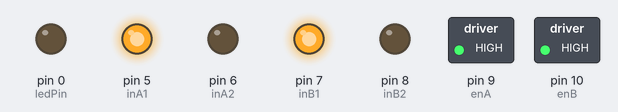
A sketch run on a simulated Arduino Uno, built with avr-gcc and run on an emulated ATmega328P. On the bench: switched loads named in the sketch (green lamp = pin HIGH), output pins drawn as LEDs (lit = HIGH).

Above: at 2.5 s.
At 7.5 s:
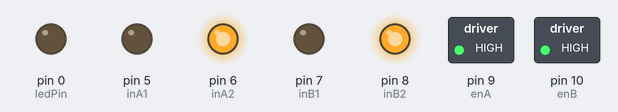
At 12.5 s:
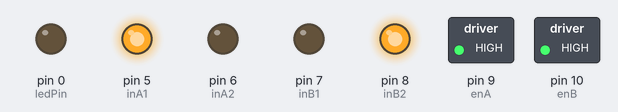
At 17.5 s:
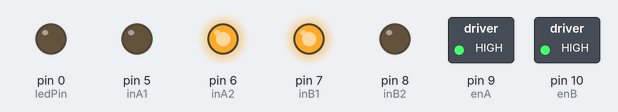
At 22.5 s:
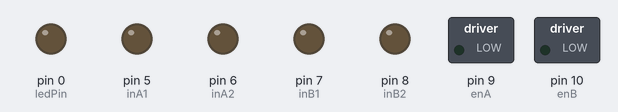
Timing chart, 0 to 32.5 s (numbered marks = the images above):
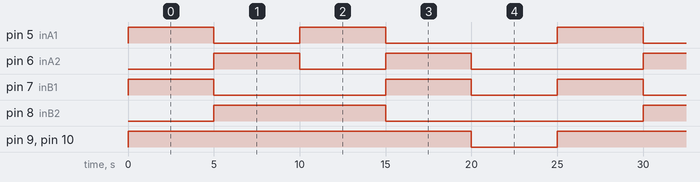

The sketch:

test_motor.ino
```cpp
//Solve Maze Bot
//TEAM - Aman Jain, Naman Arora, Namit Jain, Nandeesh Gupta

// connect motor controller pins to Arduino digital pins
// motor one
const int enA = 9;  //with PWM
const int inA1 = 5;  //digital
const int inA2 = 6;  //digital
// motor two
const int enB = 10;  //with PWM
const int inB1 = 7; //digital
const int inB2 = 8; //digital
const int lineFollowSensor0 = 2;
const int lineFollowSensor1 = 3;
const int lineFollowSensor2 = 4;
const int lineFollowSensor3 = 11;
const int lineFollowSensor4 = 12;
//const byte buttonPin = A0;
const byte ledPin = 0;
int LFSensor[5]={0, 0, 0, 0, 0};
int error=0,P=0,I=0,D=0,previousError=0,PIDvalue=0;
int iniMotorPower=200;
const int Kp=50, Ki=25, Kd=25;
const int STOPPED = 0;
const int FOLLOWING_LINE = 1;
const int NO_LINE = 2;
int mode = FOLLOWING_LINE;

void motorA(int speed=0)
{
    // turn on motor A
    if(speed>0)
    {
        digitalWrite(inA1, HIGH);
        digitalWrite(inA2, LOW);
    }
    else if(speed<0)
    {
        digitalWrite(inA1, LOW);
        digitalWrite(inA2, HIGH);
    }
    else
    {
        digitalWrite(inA1, LOW);
        digitalWrite(inA2, LOW);
    }
    // set speed to speed out of possible range 0~255
    analogWrite(enA, abs(speed)%256);
}

void motorB(int speed=0)
{
    if(speed>0)
    {
        digitalWrite(inB1, HIGH);
        digitalWrite(inB2, LOW);
    }
    else if(speed<0)
    {
        digitalWrite(inB1, LOW);
        digitalWrite(inB2, HIGH);
    }
    else
    {
        digitalWrite(inB1, LOW);
        digitalWrite(inB2, LOW);
    }
    analogWrite(enB, abs(speed)%256);
}

void botLeft(int time=0)
{
    motorA(-(255));
    motorB(255);
    delay(time);
    motorA();
    motorB();
}

void botRight(int time=0)
{
    motorA((255));
    motorB(-(255));
    delay(time);
    motorA();
    motorB();
}

void readSensors()
{
    //when bot is in perfect position, array is 00100
    //this means IR returns 1 when line below is WHITE
    // 0 is leftmost for bot
    // 4 is rightmost for bot
    LFSensor[0] = digitalRead(lineFollowSensor0);
    LFSensor[1] = digitalRead(lineFollowSensor1);
    LFSensor[2] = digitalRead(lineFollowSensor2);
    LFSensor[3] = digitalRead(lineFollowSensor3);
    LFSensor[4] = digitalRead(lineFollowSensor4);
    if((LFSensor[0]== 1 )&&(LFSensor[1]== 1 )&&(LFSensor[2]== 1 )
        &&(LFSensor[3]== 1 )&&(LFSensor[4]== 1 ))
    {
        mode = STOPPED;
        return;
    }
    else if((LFSensor[0]== 0 )&&(LFSensor[1]== 0 )&&(LFSensor[2]== 0 )
        &&(LFSensor[3]== 0 )&&(LFSensor[4]== 0 ))
    {
        mode = NO_LINE;
        return;
    }
    if((LFSensor[0]== 0 )&&(LFSensor[1]== 0 )&&(LFSensor[2]== 0)
        &&(LFSensor[3]== 0 )&&(LFSensor[4]== 1 ))
        error = 4;
    else if((LFSensor[0]== 0 )&&(LFSensor[1]== 0 )&&(LFSensor[2]== 0)
        &&(LFSensor[3]== 1 )&&(LFSensor[4]== 1 ))
        error = 3;
    else if((LFSensor[0]== 0 )&&(LFSensor[1]== 0 )&&(LFSensor[2]== 0)
        &&(LFSensor[3]== 1 )&&(LFSensor[4]== 0 ))
        error = 2;
    else if((LFSensor[0]== 0 )&&(LFSensor[1]== 0 )&&(LFSensor[2]== 1)
        &&(LFSensor[3]== 1 )&&(LFSensor[4]== 0 ))
        error = 1;
    else if((LFSensor[0]== 0 )&&(LFSensor[1]== 0 )&&(LFSensor[2]== 1)
        &&(LFSensor[3]== 0 )&&(LFSensor[4]== 0 ))
        error = 0;
    else if((LFSensor[0]== 0 )&&(LFSensor[1]== 1 )&&(LFSensor[2]== 1)
        &&(LFSensor[3]== 0 )&&(LFSensor[4]== 0 ))
        error =- 1;
    else if((LFSensor[0]== 0 )&&(LFSensor[1]== 1 )&&(LFSensor[2]== 0)
        &&(LFSensor[3]== 0 )&&(LFSensor[4]== 0 ))
        error = -2;
    else if((LFSensor[0]== 1 )&&(LFSensor[1]== 1 )&&(LFSensor[2]== 0)
        &&(LFSensor[3]== 0 )&&(LFSensor[4]== 0 ))
        error = -3;
    else if((LFSensor[0]== 1 )&&(LFSensor[1]== 0 )&&(LFSensor[2]== 0)
        &&(LFSensor[3]== 0 )&&(LFSensor[4]== 0 ))
        error = -4;
    mode = FOLLOWING_LINE;
}

void calculatePID()
{
    P = error;
    I = I + error;
    D = error-previousError;
    PIDvalue = (Kp*P) + (Ki*I) + (Kd*D);
    previousError = error;
}

void motorPIDcontrol()
{
    int leftMotorSpeed = iniMotorPower - PIDvalue;
    int rightMotorSpeed = iniMotorPower - PIDvalue;
    motorA(leftMotorSpeed);
    motorB(rightMotorSpeed);
}

void setup()
{
    // set all the motor control pins to outputs
    pinMode(enA, OUTPUT);
    pinMode(enB, OUTPUT);
    pinMode(inA1, OUTPUT);
    pinMode(inA2, OUTPUT);
    pinMode(inB1, OUTPUT);
    pinMode(inB2, OUTPUT);
    // led and buttons
    pinMode(ledPin, OUTPUT);
    //pinMode(A0, INPUT_PULLUP);
    //infinite loop until button reads 0
//    while(digitalRead(A0))
//    {
//    }
}

// the loop function runs over and over again forever
void loop()
{
    //readSensors();
    //switch (mode)
    //{
    //  case STOPPED:
    //     motorA();
    //     motorB();
    //     break;
    //  case NO_LINE:
    //     motorA();
    //     motorB();
    //     botLeft(180);
    //     break;
    //  case FOLLOWING_LINE:
    //     calculatePID();
    //     motorPIDcontrol();
    //     break;
    //}

    motorA(255);
    motorB(255);
    delay(5000);
    motorA(-255);
    motorB(-255);
    delay(5000);
    motorA(255);
    motorB(-255);
    delay(5000);
    motorA(-255);
    motorB(255);
    delay(5000);
    motorA();
    motorB();
    delay(5000);

}
```

Measured:
- by itself, pin 5 (inA1), pin 6 (inA2): repeats every 25.0 s: LOW 5.0 s, HIGH 5.0 s, LOW 10.0 s, HIGH 5.0 s
- by itself, pin 7 (inB1): repeats every 25.0 s: LOW 10.0 s, HIGH 5.0 s, LOW 5.0 s, HIGH 5.0 s
- by itself, pin 8 (inB2): alternates HIGH for 10.0 s and LOW for 15.0 s
- by itself, pin 9 (enA), pin 10 (enB): alternates HIGH for 20.0 s and LOW for 5.0 s
